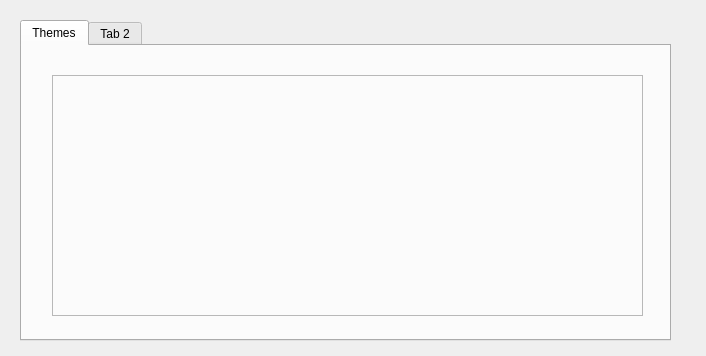
<?xml version="1.0" encoding="UTF-8"?>
<ui version="4.0">
 <class>UserPreferencesDialog</class>
 <widget class="QDialog" name="UserPreferencesDialog">
  <property name="geometry">
   <rect>
    <x>0</x>
    <y>0</y>
    <width>706</width>
    <height>356</height>
   </rect>
  </property>
  <property name="windowTitle">
   <string>Dialog</string>
  </property>
  <widget class="QTabWidget" name="tabWidget">
   <property name="geometry">
    <rect>
     <x>20</x>
     <y>20</y>
     <width>651</width>
     <height>321</height>
    </rect>
   </property>
   <widget class="QWidget" name="tab">
    <attribute name="title">
     <string>Themes</string>
    </attribute>
    <widget class="QFrame" name="frameTheme">
     <property name="geometry">
      <rect>
       <x>30</x>
       <y>29</y>
       <width>591</width>
       <height>241</height>
      </rect>
     </property>
     <property name="frameShape">
      <enum>QFrame::StyledPanel</enum>
     </property>
     <property name="frameShadow">
      <enum>QFrame::Raised</enum>
     </property>
    </widget>
   </widget>
   <widget class="QWidget" name="tab_2">
    <attribute name="title">
     <string>Tab 2</string>
    </attribute>
   </widget>
  </widget>
 </widget>
 <resources/>
 <connections/>
</ui>
